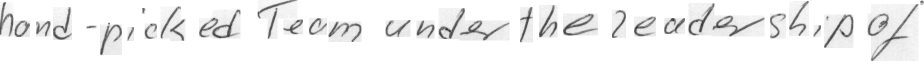
#> input picture Sentences/p3.png, 1847 x 121 px (shown at 1/2 size)
$ python line_detection.py   (older library calls are emulated)
#> lines starting #> are read from the running program, lines starting #| are printed output that depends on the picture; after the words box and inside, x2 and y2 are one past the last pixel; in counts of white or black regions, pixels touching at a corner belong together
### word_detection.py
import cv2
import numpy as np

image = cv2.imread('Sentences/p3.png')
#> image is the input picture: shape (121, 1847, 3); min 41, max 255, mean 238.8
im1 = cv2.imread('Sentences/p3.png')
# image = cv2.resize(image, (700,700))
# im1 = cv2.resize(image, (700,700))

def word_seperate(image):
    #grayscale
    gray = cv2.cvtColor(image,cv2.COLOR_BGR2GRAY)

    #binary
    ret,thresh = cv2.threshold(gray,127,255,cv2.THRESH_BINARY_INV)

    #dilation
    kernel = np.ones((5,20), np.uint8)
    img_dilation = cv2.dilate(thresh, kernel, iterations=1)
    cv2.imshow('dilated',img_dilation)

    #find contours
    im2,ctrs, hier = cv2.findContours(img_dilation.copy(), cv2.RETR_EXTERNAL, cv2.CHAIN_APPROX_SIMPLE)

    images = []

    #sort contours
    sorted_ctrs = sorted(ctrs, key=lambda ctr: cv2.boundingRect(ctr)[0])

    for i, ctr in enumerate(sorted_ctrs):
        # Get bounding box
        x, y, w, h = cv2.boundingRect(ctr)
        # Getting ROI
        roi = image[y:y+h, x:x+w]
        cv2.rectangle(image,(x,y),( x + w, y + h ),(90,0,255),2)
        xxx = im1[y:y+h, x:x+w]
        images.append(xxx)
    return image

### line_detection.py
import cv2
import numpy as np
from word_detection import word_seperate

image = cv2.imread('Forms/p3.png')
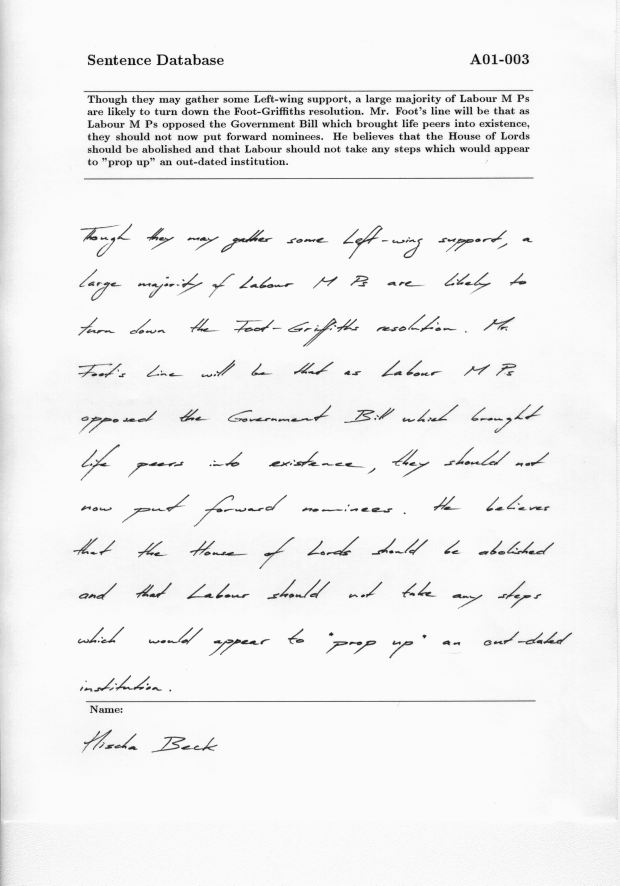
#> input picture Forms/p3.png, 2479 x 3542 px (shown at 1/4 size)
#> image is the input picture: shape (3542, 2479, 3); min 15, max 251, mean 242.3
im1 = cv2.imread('Forms/p3.png')
image = cv2.resize(image, (700,700))
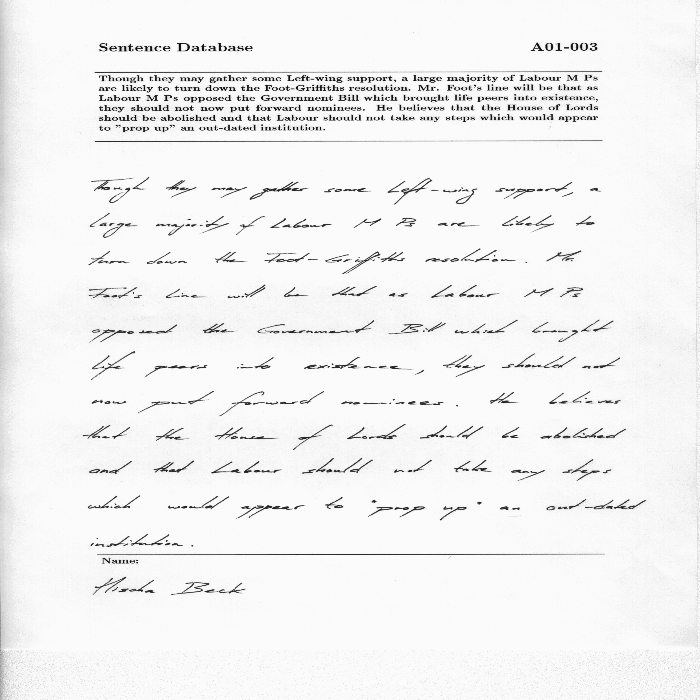
#> image: shape (700, 700, 3); min 15, max 251, mean 242.3
im1 = cv2.resize(image, (700,700))

#grayscale
gray = cv2.cvtColor(image,cv2.COLOR_BGR2GRAY)

#binary
ret,thresh = cv2.threshold(gray,127,255,cv2.THRESH_BINARY_INV)
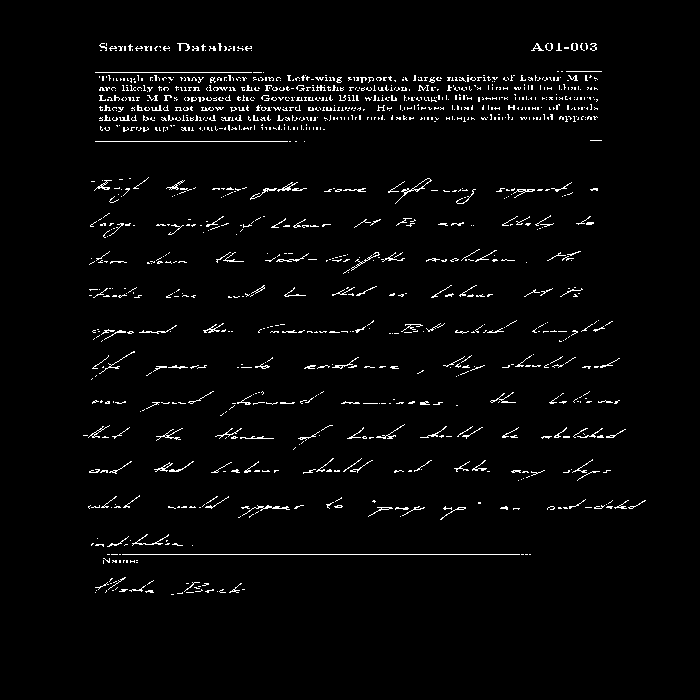
#> thresh: shape (700, 700); 2.6% white in thin lines or dots, all inside (x1, y1, x2, y2) = (83, 43, 646, 595)

#dilation
kernel = np.ones((5,40), np.uint8)
img_dilation = cv2.dilate(thresh, kernel, iterations=1)
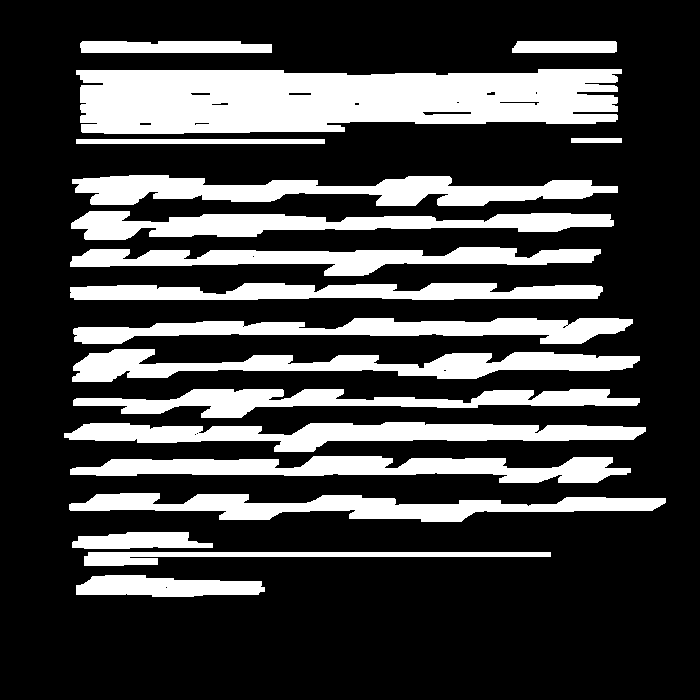
#> img_dilation: shape (700, 700); 25.7% white; 18 white regions
cv2.imshow('dilated',img_dilation)

#find contours
im2,ctrs, hier = cv2.findContours(img_dilation.copy(), cv2.RETR_EXTERNAL, cv2.CHAIN_APPROX_SIMPLE)
#> ctrs = 18 contours; largest, box (x1, y1, x2, y2) and area: (76, 69, 622, 134) 29146, (72, 175, 618, 206) 9121, (64, 422, 646, 452) 8634, (72, 349, 640, 382) 8244, (70, 456, 631, 483) 8008

images = []

#sort contours
sorted_ctrs = sorted(ctrs, key=lambda ctr: cv2.boundingRect(ctr)[0])
#> sorted_ctrs has the same summary as ctrs

for i, ctr in enumerate(sorted_ctrs):
    # Get bounding box
    x, y, w, h = cv2.boundingRect(ctr)
    # Getting ROI
    roi = image[y:y+h, x:x+w]
    cv2.rectangle(image,(x,y),( x + w, y + h ),(90,0,255),2)
    xxx = im1[y:y+h, x:x+w]
    word_sep = word_seperate(xxx)
    cv2.imshow('bla',word_sep)
    cv2.waitKey()
    images.append(xxx)
#> this loop made 18 passes
#> (x, y, w, h) on passes 1 to 12: (64, 422, 582, 30), (69, 493, 597, 29), (70, 456, 561, 27), (70, 283, 533, 17), (70, 247, 531, 29), (71, 211, 543, 29), (72, 532, 141, 17), (72, 349, 568, 33), (72, 175, 546, 31), (73, 389, 567, 29), (73, 318, 560, 26), (76, 575, 189, 22)
#> (ctr, x, y, w, h, sorted_ctrs in word_seperate) on passes 13, 18: ([[76, 139], [76, 143], [324, 143], [324, 139]], 76, 139, 249, 5, [[[10, 0], [10, 4], [238, 4], [238, 0]]]), ([[571, 138], [571, 142], [621, 142], [621, 138]], 571, 138, 51, 5, [[[10, 0], [10, 4], [40, 4], [40, 0]]])
#> pass 1, `roi = image[y:y+h, x:x+w]`:
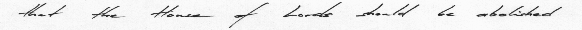
#> roi: shape (30, 582, 3); min 23, max 251, mean 237.6
#> pass 1, in word_seperate, `img_dilation = cv2.dilate(thresh, kernel, iterations=1)`:
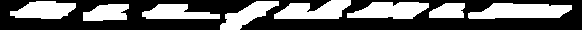
#> img_dilation: shape (30, 582); 38.9% white; 8 white regions, largest, box (x1, y1, x2, y2) and area: (468, 3, 572, 19) 1260, (347, 2, 429, 19) 1020, (274, 0, 351, 19) 991
#> after the loop:
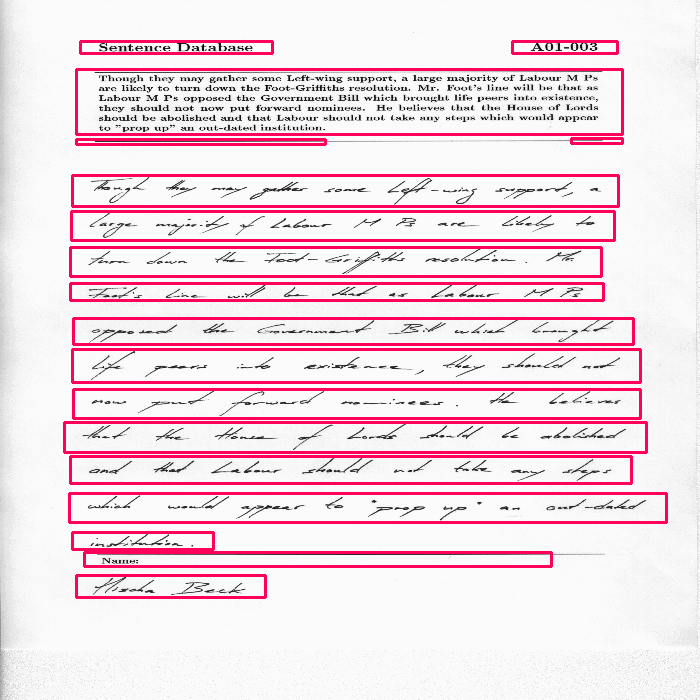
#> image: shape (700, 700, 3); 9.73% of pixels changed, all inside (x1, y1, x2, y2) = (63, 40, 668, 599)
#> after the loop, images = 18 items

cv2.imshow('marked areas',image)
cv2.waitKey(0)
